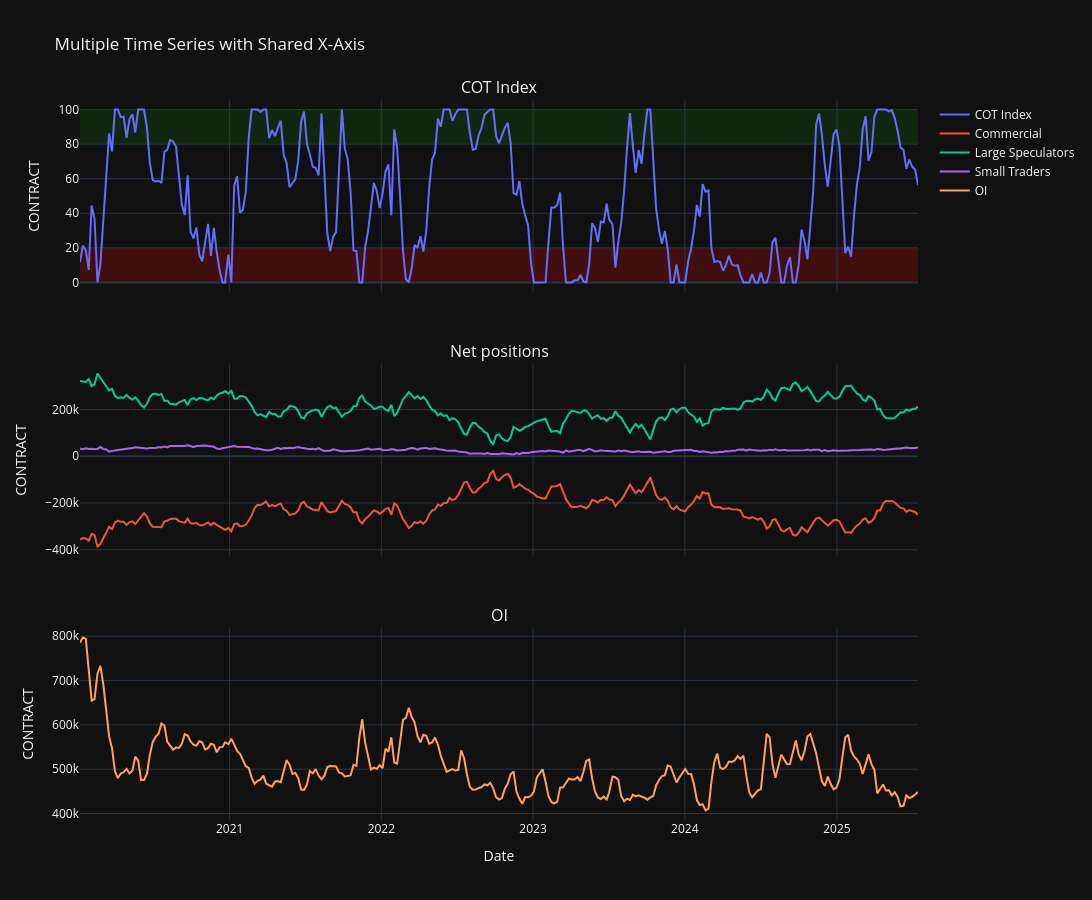

Notebook code cell kept with this figure:
### Markdown cell above
### Plotting all charts

### Code cell
# Create subplots: 1 column, 3 rows, shared X-axis
fig = make_subplots(rows=3, cols=1, shared_xaxes=True, vertical_spacing= 0.1, subplot_titles=('COT Index', 'Net positions', 'OI'))

# Add each series to its own subplot
fig.add_trace(go.Scatter(x=df.index, y=df['COT_Index'], name='COT Index'), row=1, col=1)
for col in ['Commercial_Net_Position', 'Large_Speculators_Net_Position', 'Small_Traders_Net_Position']:
    fig.add_trace(go.Scatter(x=df.index, y=df[col], name=col.replace('_Net_Position', '').replace('_', ' ').title(), line=dict(width=2)), row=2, col=1)
fig.add_trace(go.Scatter(x=df.index, y=df['OI'], name='OI'), row=3, col=1)

fig.add_shape(
    type='rect',
    xref='paper',  # spans the full width of the plot
    yref='y1',  # y-axis of subplot in row 1
    x0=0,
    x1=1,
    y0=80,       # Adjust based on your y-axis range
    y1=100,
    fillcolor='green',
    opacity=0.2,
    line_width=0,
    layer='below'
)

fig.add_shape(
    type='rect',
    xref='paper',  # spans the full width of the plot
    yref='y1',  # y-axis of subplot in row 1
    x0=0,
    x1=1,
    y0=0,              # Adjust based on your y-axis range
    y1=20,
    fillcolor='red',
    opacity=0.2,
    line_width=0,
    layer='below'
)


# Update layout
fig.update_layout(
    height=900,
    width=1450,
    title_text='Multiple Time Series with Shared X-Axis',
    template='plotly_dark',
    hovermode='x unified',  # or 'x unified' or 'closest',
)
fig.update_xaxes(title_text='Date', row=3, col=1)  # Only show x-axis label on bottom chart
fig.update_yaxes(title_text='CONTRACT')

# Save as responsive HTML
fig.write_html("plots/cot_analysis.html", auto_open=False, full_html=True, include_plotlyjs='cdn', config={'responsive': True})
fig.show()

### Figure 1 — Plotly figure (JSON) as saved in the notebook; plotly's stock layout.template omitted (floating-point values rounded to 4 significant figures; data arrays with more than 128 entries replaced by an {"elided": "..."} marker saying what was removed)
{"data": [{"name": "COT Index", "type": "scatter", "x": {"elided": "289 str values"}, "xaxis": "x", "y": {"elided": "289 float values"}, "yaxis": "y"}, {"line": {"width": 2}, "name": "Commercial", "type": "scatter", "x": {"elided": "289 str values"}, "xaxis": "x2", "y": {"elided": "289 int values"}, "yaxis": "y2"}, {"line": {"width": 2}, "name": "Large Speculators", "type": "scatter", "x": {"elided": "289 str values"}, "xaxis": "x2", "y": {"elided": "289 int values"}, "yaxis": "y2"}, {"line": {"width": 2}, "name": "Small Traders", "type": "scatter", "x": {"elided": "289 str values"}, "xaxis": "x2", "y": {"elided": "289 int values"}, "yaxis": "y2"}, {"name": "OI", "type": "scatter", "x": {"elided": "289 str values"}, "xaxis": "x3", "y": {"elided": "289 int values"}, "yaxis": "y3"}], "layout": {"annotations": [{"font": {"size": 16}, "showarrow": false, "text": "COT Index", "x": 0.5, "xanchor": "center", "xref": "paper", "y": 1, "yanchor": "bottom", "yref": "paper"}, {"font": {"size": 16}, "showarrow": false, "text": "Net positions", "x": 0.5, "xanchor": "center", "xref": "paper", "y": 0.6333, "yanchor": "bottom", "yref": "paper"}, {"font": {"size": 16}, "showarrow": false, "text": "OI", "x": 0.5, "xanchor": "center", "xref": "paper", "y": 0.2667, "yanchor": "bottom", "yref": "paper"}], "height": 900, "hovermode": "x unified", "shapes": [{"fillcolor": "green", "layer": "below", "line": {"width": 0}, "opacity": 0.2, "type": "rect", "x0": 0, "x1": 1, "xref": "paper", "y0": 80, "y1": 100, "yref": "y"}, {"fillcolor": "red", "layer": "below", "line": {"width": 0}, "opacity": 0.2, "type": "rect", "x0": 0, "x1": 1, "xref": "paper", "y0": 0, "y1": 20, "yref": "y"}], "title": {"text": "Multiple Time Series with Shared X-Axis"}, "width": 1450, "xaxis": {"anchor": "y", "domain": [0, 1], "matches": "x3", "showticklabels": false}, "xaxis2": {"anchor": "y2", "domain": [0, 1], "matches": "x3", "showticklabels": false}, "xaxis3": {"anchor": "y3", "domain": [0, 1], "title": {"text": "Date"}}, "yaxis": {"anchor": "x", "domain": [0.7333, 1], "title": {"text": "CONTRACT"}}, "yaxis2": {"anchor": "x2", "domain": [0.3667, 0.6333], "title": {"text": "CONTRACT"}}, "yaxis3": {"anchor": "x3", "domain": [0, 0.2667], "title": {"text": "CONTRACT"}}}}
